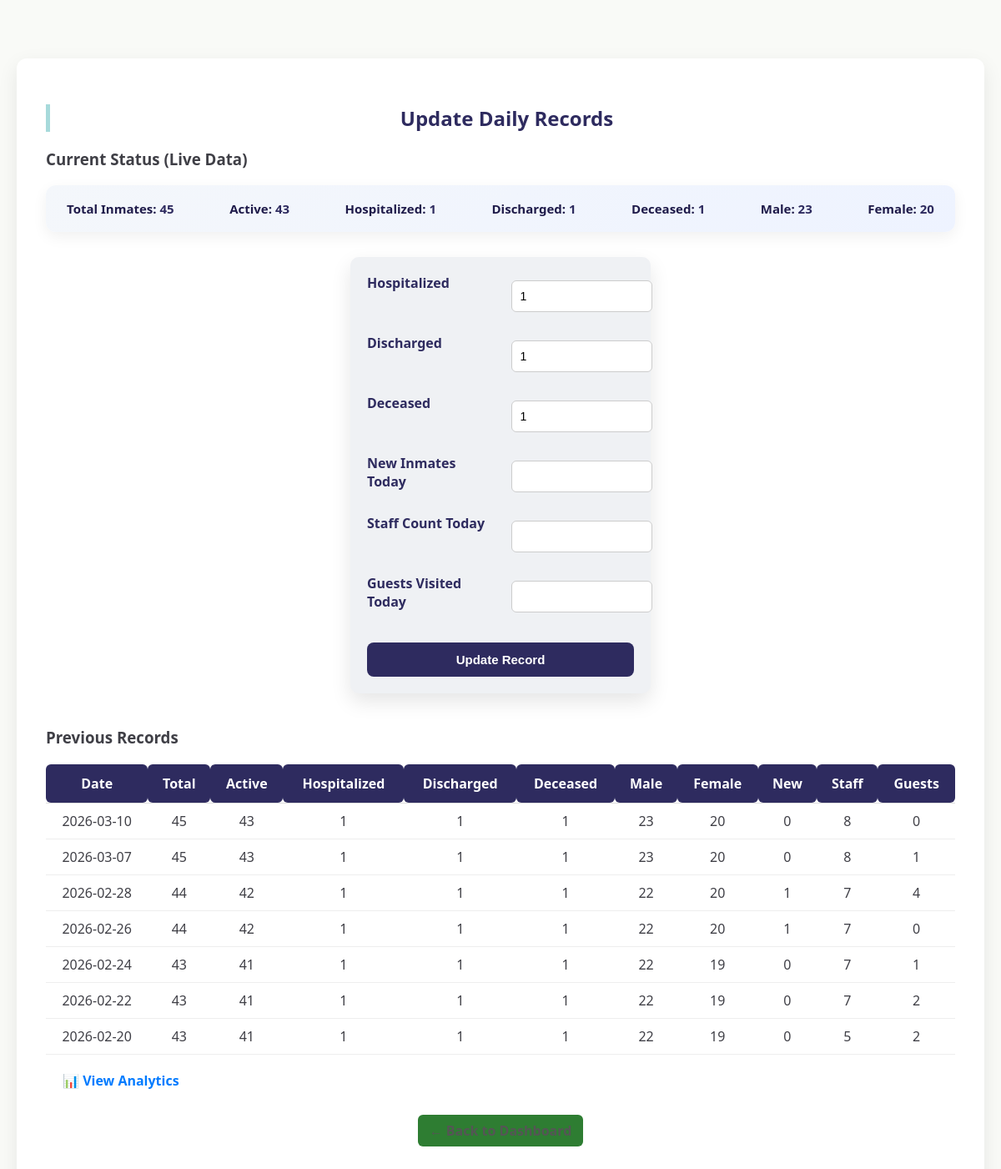
Page /admin/update (signed in) on the committed database.
### tables this page shows
CREATE TABLE daily_records (
        id INTEGER PRIMARY KEY AUTOINCREMENT,
        date TEXT UNIQUE,  -- Added UNIQUE here to support REPLACE logic
        total_inmates INTEGER,
        active_inmates INTEGER,  -- Ensure this is added
        hospitalized INTEGER,
        discharged INTEGER,
        male_inmates INTEGER,
        female_inmates INTEGER,
        new_inmates INTEGER,
        staff_count INTEGER,
        guests_arrived INTEGER
    , deceased INTEGER DEFAULT 0);

### app.py (the view, shortened to what this page needs)
@app.route('/admin/update', methods=['GET', 'POST'])
def admin_update():
    if 'admin' not in session:
        return redirect('/login')
    db = get_db()
    db.row_factory = sqlite3.Row
    cur = db.cursor()
    cur.execute("SELECT COUNT(*) FROM inmates WHERE status != 'Deceased'")
    total = cur.fetchone()[0]
    cur.execute("SELECT COUNT(*) FROM inmates WHERE status='Hospitalized'")
    hospitalized = cur.fetchone()[0]
    cur.execute("SELECT COUNT(*) FROM inmates WHERE status='Discharged'")
    discharged = cur.fetchone()[0]
    cur.execute("SELECT COUNT(*) FROM inmates WHERE status='Deceased'")
    deceased = cur.fetchone()[0]
    active = total - hospitalized - discharged
    cur.execute("SELECT COUNT(*) FROM inmates WHERE gender='Male' AND status='Active'")
    male = cur.fetchone()[0]
    cur.execute("SELECT COUNT(*) FROM inmates WHERE gender='Female' AND status='Active'")
    female = cur.fetchone()[0]
    cur.execute("SELECT * FROM daily_records ORDER BY date DESC LIMIT 7")
    records = [dict(row) for row in cur.fetchall()]
    db.close()
    return render_template(
        'admin_update.html',
        records=records,
        total=total,
        active=active,
        male=male,
        female=female,
        hospitalized=hospitalized,
        discharged=discharged,
        deceased=deceased
    )

### app.py (called while the page is built)
def get_db():
    conn = sqlite3.connect(DB)
    conn.row_factory = sqlite3.Row
    return conn

### templates/admin_update.html (shortened to what this page needs)
<!DOCTYPE html>
<html lang="en">
<head>
    <link rel="stylesheet" href="{{ url_for('static', filename='style.css') }}">
</head>
<body>
<div class="update-container">
    <h2>Update Daily Records</h2>
    <h3>Current Status (Live Data)</h3>
    <div class="summary-box">
        <p><strong>Total Inmates:</strong> {{ total }}</p>
        <p><strong>Active:</strong> {{ active }}</p>
        <p><strong>Hospitalized:</strong> {{ hospitalized }}</p>
        <p><strong>Discharged:</strong> {{ discharged }}</p>
        <p><strong>Deceased:</strong> {{ deceased }}</p>
        <p><strong>Male:</strong> {{ male }}</p>
        <p><strong>Female:</strong> {{ female }}</p>
    </div>
    <form method="POST" action="/admin/update">
        <label>Hospitalized</label>
        <input type="number" name="hospitalized" value="{{ hospitalized }}" required>
        <label>Discharged</label>
        <input type="number" name="discharged" value="{{ discharged }}" required>
        <label>Deceased</label>
        <input type="number" name="deceased" value="{{ deceased }}" required>
        <label>New Inmates Today</label>
        <input type="number" name="new_inmates" required>
        <label>Staff Count Today</label>
        <input type="number" name="staff_count" required>
        <label>Guests Visited Today</label>
        <input type="number" name="guests_visited" required>
        <button type="submit" class="btn-primary">Update Record</button>
    </form>
    <h3 style="margin-top:40px;">Previous Records</h3>
    <table class="records-table">
        <thead>
            <tr>
                <th>Date</th>
                <th>Total</th>
                <th>Active</th>
                <th>Hospitalized</th>
                <th>Discharged</th>
                <th>Deceased</th>
                <th>Male</th>
                <th>Female</th>
                <th>New</th>
                <th>Staff</th>
                <th>Guests</th>
            </tr>
        </thead>
        <tbody>
        {% for r in records %}
            <tr>
                <td>{{ r.date }}</td>
                <td>{{ r.total_inmates }}</td>
                <td>{{ r.active_inmates }}</td>
                <td>{{ r.hospitalized }}</td>
                <td>{{ r.discharged }}</td>
                <td>{{ r.deceased }}</td>
                <td>{{ r.male_inmates }}</td>
                <td>{{ r.female_inmates }}</td>
                <td>{{ r.new_inmates }}</td>
                <td>{{ r.staff_count }}</td>
                <td>{{ r.guests_arrived }}</td>
            </tr>
        {% endfor %}
        </tbody>
    </table>
    <div style="margin-left:20px;">
        <a href="/admin/analytics" class="btn-analysis">
            📊 View Analytics
        </a>
    </div>
    <div class="admin-actions">
        <a href="/admin" class="back-btn">← Back to Dashboard</a>
    </div>
</div>
</body>
</html>

### static/style.css (style rules this page uses)
body { font-family: "Segoe UI", Arial, sans-serif; background: #F9FAF7; padding: 20px; margin: 0; color: #3F3F46; }
h2 { color: #2E2B5F; border-left: 5px solid #A7DADB; padding-left: 10px; }
form { background: #EFF1F4; padding: 20px; width: 320px; margin: 20px auto; border-radius: 10px; box-shadow: 0px 10px 25px rgba(0,0,0,0.1); }
input { width: 100%; padding: 10px; margin: 8px 0; border-radius: 6px; border: 1px solid #ccc; font-size: 14px; }
button { width: 100%; padding: 10px; margin-top: 10px; color: #2E2B5F; background: #F2A65A; outline: none; font-size: 15px; border: none; border-radius: 6px; cursor: pointer; transition: transform 0.2s, box-shadow 0.2s; }
a { display: inline-block; margin-top: 10px; color: #2E2B5F; text-decoration: none; font-weight: 600; }
.admin-actions { margin-top: 20px; text-align: right; }
.back-btn { padding: 8px 14px; background: #2e7d32; color: white; text-decoration: none; border-radius: 6px; transition: 0.3s; }
.admin-actions { display: flex; justify-content: center; gap: 10px; margin: 20px 0; }
h2 { text-align: center; margin-bottom: 20px; }
table { width: 100%; border-collapse: collapse; }
th, td { padding: 12px; border-bottom: 1px solid #ddd; text-align: center; }
th { background: #007bff; color: #fff; border-radius: 6px; }
a { text-decoration: none; color: #007bff; display: inline-block; margin-top: 20px; }
.update-container { max-width: 1100px; margin: 50px auto; background: #ffffff; padding: 35px; border-radius: 12px; box-shadow: 0 8px 25px rgba(0,0,0,0.08); }
.update-container form { display: grid; grid-template-columns: repeat(2, 1fr); gap: 18px 25px; margin-bottom: 30px; }
.update-container form input { width: 100%; padding: 10px; border-radius: 6px; border: 1px solid #ccc; transition: 0.3s ease; }
.update-container form label { font-weight: 600; color: #2E2B5F; }
.update-container form button { grid-column: span 2; margin-top: 10px; background: #2E2B5F; color: #ffffff; padding: 12px; border-radius: 8px; font-weight: 600; border: none; cursor: pointer; transition: 0.3s ease; }
.records-table { width: 100%; border-collapse: collapse; margin-top: 20px; }
.records-table th { background: #2E2B5F; color: #ffffff; padding: 12px; text-align: center; }
.records-table td { padding: 10px; border-bottom: 1px solid #eee; text-align: center; }
.back-btn { display: inline-block; margin-top: 10px; text-decoration: none; color: #555; }
.summary-box { display: flex; justify-content: space-between; align-items: center; background: linear-gradient(135deg, #f4f7fb, #eef3ff); padding: 18px 25px; border-radius: 12px; margin-bottom: 30px; box-shadow: 0 6px 18px rgba(0, 0, 0, 0.06); font-weight: 600; color: #2E2B5F; }
.summary-box p { margin: 0; font-size: 15px; }
.summary-box strong { color: #1f1b4a; }
button { margin-top: 10px; background: #2c7be5; color: white; border: none; padding: 8px 16px; border-radius: 6px; cursor: pointer; transition: 0.3s ease; font-weight: 500; }

### rows in the picture
daily_records: date "2026-03-10", total_inmates "45", active_inmates "43", hospitalized "1", discharged "1", deceased "1", male_inmates "23", female_inmates "20", new_inmates "0", staff_count "8", guests_arrived "0"
daily_records: date "2026-03-07", total_inmates "45", active_inmates "43", hospitalized "1", discharged "1", deceased "1", male_inmates "23", female_inmates "20", new_inmates "0", staff_count "8", guests_arrived "1"
daily_records: date "2026-02-28", total_inmates "44", active_inmates "42", hospitalized "1", discharged "1", deceased "1", male_inmates "22", female_inmates "20", new_inmates "1", staff_count "7", guests_arrived "4"
daily_records: date "2026-02-26", total_inmates "44", active_inmates "42", hospitalized "1", discharged "1", deceased "1", male_inmates "22", female_inmates "20", new_inmates "1", staff_count "7", guests_arrived "0"
daily_records: date "2026-02-24", total_inmates "43", active_inmates "41", hospitalized "1", discharged "1", deceased "1", male_inmates "22", female_inmates "19", new_inmates "0", staff_count "7", guests_arrived "1"
daily_records: date "2026-02-22", total_inmates "43", active_inmates "41", hospitalized "1", discharged "1", deceased "1", male_inmates "22", female_inmates "19", new_inmates "0", staff_count "7", guests_arrived "2"
daily_records: date "2026-02-20", total_inmates "43", active_inmates "41", hospitalized "1", discharged "1", deceased "1", male_inmates "22", female_inmates "19", new_inmates "0", staff_count "5", guests_arrived "2"

### other values in the picture
{{ total }} "45"
{{ active }} "43"
{{ hospitalized }} "1"
{{ discharged }} "1"
{{ deceased }} "1"
{{ male }} "23"
{{ female }} "20"
